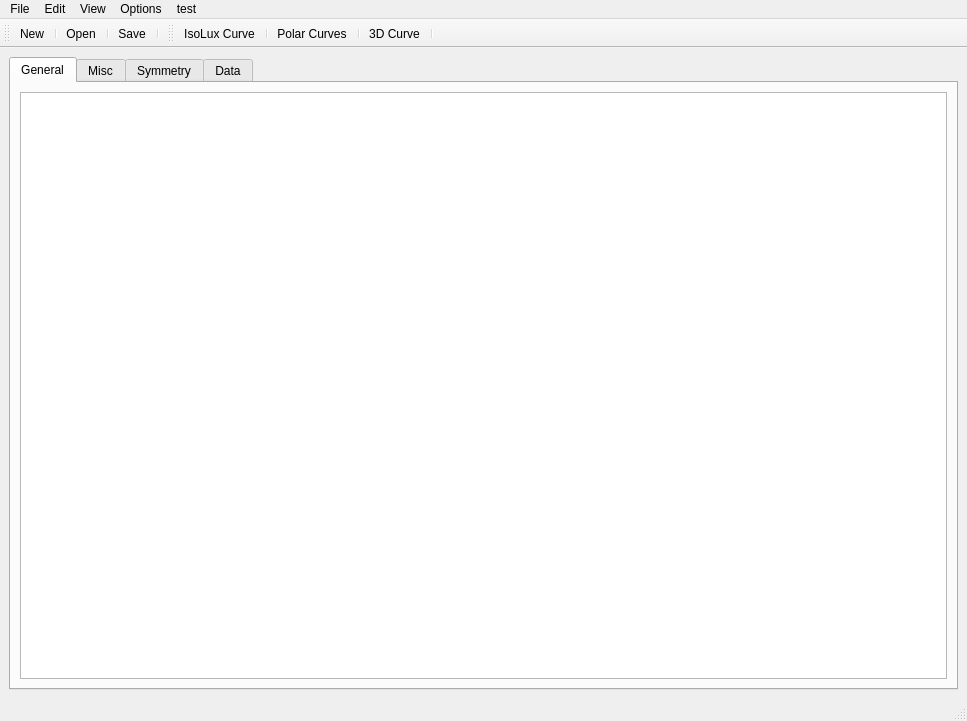
<?xml version="1.0" encoding="UTF-8"?>
<ui version="4.0">
 <class>MainWindow</class>
 <widget class="QMainWindow" name="MainWindow">
  <property name="geometry">
   <rect>
    <x>0</x>
    <y>0</y>
    <width>967</width>
    <height>721</height>
   </rect>
  </property>
  <property name="windowTitle">
   <string>IES</string>
  </property>
  <widget class="QWidget" name="centralwidget">
   <layout class="QVBoxLayout" name="verticalLayout_7">
    <item>
     <widget class="QTabWidget" name="tabWidget">
      <property name="currentIndex">
       <number>0</number>
      </property>
      <widget class="QWidget" name="tabGeneral">
       <attribute name="title">
        <string>General</string>
       </attribute>
       <layout class="QHBoxLayout" name="horizontalLayout">
        <item>
         <widget class="QTextEdit" name="textEdit"/>
        </item>
       </layout>
      </widget>
      <widget class="QWidget" name="tabMisc">
       <attribute name="title">
        <string>Misc</string>
       </attribute>
       <widget class="QGroupBox" name="groupBox">
        <property name="geometry">
         <rect>
          <x>30</x>
          <y>160</y>
          <width>651</width>
          <height>141</height>
         </rect>
        </property>
        <property name="title">
         <string>Info</string>
        </property>
        <layout class="QGridLayout" name="gridLayout">
         <item row="0" column="0">
          <widget class="QLabel" name="label">
           <property name="text">
            <string>Number of</string>
           </property>
          </widget>
         </item>
         <item row="0" column="1">
          <widget class="QLineEdit" name="leNumberOf"/>
         </item>
         <item row="0" column="2">
          <widget class="QLabel" name="label_2">
           <property name="text">
            <string>Input Watts</string>
           </property>
          </widget>
         </item>
         <item row="0" column="3">
          <widget class="QLineEdit" name="leWatts"/>
         </item>
         <item row="1" column="0">
          <widget class="QLabel" name="label_3">
           <property name="text">
            <string>Lumen Per</string>
           </property>
          </widget>
         </item>
         <item row="1" column="1">
          <widget class="QLineEdit" name="leLumenPer"/>
         </item>
         <item row="1" column="2">
          <widget class="QLabel" name="label_4">
           <property name="text">
            <string>Ballast</string>
           </property>
          </widget>
         </item>
         <item row="1" column="3">
          <widget class="QLineEdit" name="leBallast"/>
         </item>
         <item row="2" column="0">
          <widget class="QLabel" name="label_5">
           <property name="text">
            <string>Candela</string>
           </property>
          </widget>
         </item>
         <item row="2" column="1">
          <widget class="QLineEdit" name="leCandela"/>
         </item>
         <item row="2" column="2">
          <widget class="QLabel" name="label_6">
           <property name="text">
            <string>Futur Use/ Ballast lamp photometic</string>
           </property>
          </widget>
         </item>
         <item row="2" column="3">
          <widget class="QLineEdit" name="leFutur"/>
         </item>
        </layout>
       </widget>
       <widget class="QGroupBox" name="groupLuminous">
        <property name="geometry">
         <rect>
          <x>20</x>
          <y>10</y>
          <width>296</width>
          <height>132</height>
         </rect>
        </property>
        <property name="title">
         <string>Luminous dimensions</string>
        </property>
        <layout class="QGridLayout" name="gridLayout_2">
         <item row="0" column="0">
          <widget class="QLabel" name="lblWidth">
           <property name="text">
            <string>Width:</string>
           </property>
          </widget>
         </item>
         <item row="0" column="1">
          <widget class="QLineEdit" name="leWidth"/>
         </item>
         <item row="0" column="2">
          <widget class="QLabel" name="lblWidthUnit">
           <property name="text">
            <string>Feet</string>
           </property>
          </widget>
         </item>
         <item row="1" column="0">
          <widget class="QLabel" name="lblLen">
           <property name="text">
            <string>Length:</string>
           </property>
          </widget>
         </item>
         <item row="1" column="1">
          <widget class="QLineEdit" name="leLen"/>
         </item>
         <item row="1" column="2">
          <widget class="QLabel" name="lblLenUnit">
           <property name="text">
            <string>Feet</string>
           </property>
          </widget>
         </item>
         <item row="2" column="0">
          <widget class="QLabel" name="lblHeight">
           <property name="text">
            <string>Height:</string>
           </property>
          </widget>
         </item>
         <item row="2" column="1">
          <widget class="QLineEdit" name="leHeight"/>
         </item>
         <item row="2" column="2">
          <widget class="QLabel" name="lblHeightUnit">
           <property name="text">
            <string>Feet</string>
           </property>
          </widget>
         </item>
        </layout>
       </widget>
       <widget class="QGroupBox" name="groupPhotometric">
        <property name="geometry">
         <rect>
          <x>20</x>
          <y>310</y>
          <width>901</width>
          <height>251</height>
         </rect>
        </property>
        <property name="title">
         <string>Photometric Type</string>
        </property>
        <layout class="QGridLayout" name="gridLayout_4">
         <item row="0" column="0">
          <widget class="QLabel" name="lblTypeA">
           <property name="text">
            <string/>
           </property>
          </widget>
         </item>
         <item row="0" column="1">
          <widget class="QLabel" name="lblTypeB">
           <property name="text">
            <string/>
           </property>
          </widget>
         </item>
         <item row="0" column="2">
          <widget class="QLabel" name="lblTypeC">
           <property name="text">
            <string/>
           </property>
          </widget>
         </item>
        </layout>
       </widget>
       <widget class="QGroupBox" name="groupUnits">
        <property name="geometry">
         <rect>
          <x>320</x>
          <y>10</y>
          <width>161</width>
          <height>141</height>
         </rect>
        </property>
        <property name="title">
         <string>Units</string>
        </property>
        <layout class="QGridLayout" name="gridLayout_3">
         <item row="0" column="0">
          <widget class="QRadioButton" name="rbFeet">
           <property name="text">
            <string>Feet</string>
           </property>
          </widget>
         </item>
         <item row="1" column="0">
          <widget class="QRadioButton" name="rbMeters">
           <property name="text">
            <string>Meters</string>
           </property>
          </widget>
         </item>
        </layout>
       </widget>
       <widget class="QLabel" name="lblImage">
        <property name="geometry">
         <rect>
          <x>510</x>
          <y>10</y>
          <width>221</width>
          <height>153</height>
         </rect>
        </property>
        <property name="text">
         <string/>
        </property>
       </widget>
      </widget>
      <widget class="QWidget" name="tabSymmetry">
       <attribute name="title">
        <string>Symmetry</string>
       </attribute>
       <widget class="QStackedWidget" name="stackedWidget">
        <property name="geometry">
         <rect>
          <x>10</x>
          <y>20</y>
          <width>931</width>
          <height>561</height>
         </rect>
        </property>
        <property name="currentIndex">
         <number>0</number>
        </property>
        <widget class="QWidget" name="pageC">
         <widget class="QGroupBox" name="groupVertical">
          <property name="geometry">
           <rect>
            <x>470</x>
            <y>50</y>
            <width>251</width>
            <height>411</height>
           </rect>
          </property>
          <property name="title">
           <string>Vertical angles</string>
          </property>
          <layout class="QGridLayout" name="gridLayout_6">
           <item row="0" column="0">
            <widget class="QRadioButton" name="rbV0">
             <property name="text">
              <string>The first angle is 0 deg 
 and the last is 90 deg.</string>
             </property>
            </widget>
           </item>
           <item row="1" column="0">
            <widget class="QRadioButton" name="rbV1">
             <property name="text">
              <string>The first angle is 0 deg 
 and the last is 180 deg.</string>
             </property>
            </widget>
           </item>
           <item row="2" column="0">
            <widget class="QRadioButton" name="rbV2">
             <property name="text">
              <string>The first angle is 90 deg 
 and the last is 180 deg.</string>
             </property>
            </widget>
           </item>
          </layout>
         </widget>
         <widget class="QGroupBox" name="groupHorizontal">
          <property name="geometry">
           <rect>
            <x>50</x>
            <y>40</y>
            <width>311</width>
            <height>441</height>
           </rect>
          </property>
          <property name="title">
           <string>Horizontal symmetry</string>
          </property>
          <layout class="QGridLayout" name="gridLayout_5">
           <item row="0" column="0">
            <widget class="QRadioButton" name="rb0">
             <property name="text">
              <string>Laterally symmetric in all 
photometric planes.</string>
             </property>
            </widget>
           </item>
           <item row="1" column="0">
            <widget class="QRadioButton" name="rb1">
             <property name="text">
              <string>Symetric in each quadrant.</string>
             </property>
            </widget>
           </item>
           <item row="2" column="0">
            <widget class="QRadioButton" name="rb2">
             <property name="text">
              <string>Bilaterally symmetric about the 
0-180 deg photometric plane.</string>
             </property>
            </widget>
           </item>
           <item row="3" column="0">
            <widget class="QRadioButton" name="rb3">
             <property name="text">
              <string>Bilaterally symmetric about the 
90-270 deg photometric plane.</string>
             </property>
            </widget>
           </item>
           <item row="4" column="0">
            <widget class="QRadioButton" name="rb4">
             <property name="text">
              <string>No symmetry.</string>
             </property>
            </widget>
           </item>
          </layout>
         </widget>
        </widget>
        <widget class="QWidget" name="page_AB">
         <widget class="QGroupBox" name="groupHorizontal_AB">
          <property name="geometry">
           <rect>
            <x>70</x>
            <y>40</y>
            <width>311</width>
            <height>441</height>
           </rect>
          </property>
          <property name="title">
           <string>Horizontal symmetry</string>
          </property>
          <layout class="QGridLayout" name="gridLayout_9">
           <item row="1" column="0">
            <widget class="QRadioButton" name="rb1_AB_2">
             <property name="text">
              <string>Not laterally symmetric about 
 a vertical reference plane.</string>
             </property>
            </widget>
           </item>
           <item row="0" column="0">
            <widget class="QRadioButton" name="rb0_AB_2">
             <property name="text">
              <string>Laterally symmetric about a 
 vertical reference plane.</string>
             </property>
            </widget>
           </item>
          </layout>
         </widget>
         <widget class="QGroupBox" name="groupVertical_AB_2">
          <property name="geometry">
           <rect>
            <x>490</x>
            <y>50</y>
            <width>251</width>
            <height>411</height>
           </rect>
          </property>
          <property name="title">
           <string>Vertical angles</string>
          </property>
          <layout class="QGridLayout" name="gridLayout_10">
           <item row="1" column="0">
            <widget class="QRadioButton" name="rbV1_AB">
             <property name="text">
              <string>The first angle is 0 deg 
 and the last is 90 deg.</string>
             </property>
            </widget>
           </item>
           <item row="0" column="0">
            <widget class="QRadioButton" name="rbV0_AB_2">
             <property name="text">
              <string>The first angle is -90 deg 
 and the last is 90 deg.</string>
             </property>
            </widget>
           </item>
          </layout>
         </widget>
        </widget>
       </widget>
      </widget>
      <widget class="QWidget" name="tabData">
       <attribute name="title">
        <string>Data</string>
       </attribute>
       <layout class="QGridLayout" name="gridLayout_11">
        <property name="leftMargin">
         <number>0</number>
        </property>
        <property name="topMargin">
         <number>0</number>
        </property>
        <property name="rightMargin">
         <number>0</number>
        </property>
        <property name="bottomMargin">
         <number>0</number>
        </property>
        <property name="spacing">
         <number>0</number>
        </property>
        <item row="0" column="2">
         <widget class="QPushButton" name="pbHadd">
          <property name="sizePolicy">
           <sizepolicy hsizetype="Fixed" vsizetype="Fixed">
            <horstretch>0</horstretch>
            <verstretch>0</verstretch>
           </sizepolicy>
          </property>
          <property name="text">
           <string/>
          </property>
         </widget>
        </item>
        <item row="2" column="3">
         <widget class="QPushButton" name="pbVplus">
          <property name="sizePolicy">
           <sizepolicy hsizetype="Fixed" vsizetype="Fixed">
            <horstretch>0</horstretch>
            <verstretch>0</verstretch>
           </sizepolicy>
          </property>
          <property name="text">
           <string/>
          </property>
         </widget>
        </item>
        <item row="1" column="0" rowspan="3" colspan="3">
         <widget class="QTableWidget" name="tableWidget"/>
        </item>
        <item row="1" column="3">
         <widget class="QPushButton" name="pbVadd">
          <property name="sizePolicy">
           <sizepolicy hsizetype="Fixed" vsizetype="Fixed">
            <horstretch>0</horstretch>
            <verstretch>0</verstretch>
           </sizepolicy>
          </property>
          <property name="text">
           <string/>
          </property>
         </widget>
        </item>
        <item row="0" column="1">
         <widget class="QPushButton" name="pbHplus">
          <property name="sizePolicy">
           <sizepolicy hsizetype="Fixed" vsizetype="Fixed">
            <horstretch>0</horstretch>
            <verstretch>0</verstretch>
           </sizepolicy>
          </property>
          <property name="text">
           <string/>
          </property>
         </widget>
        </item>
       </layout>
      </widget>
     </widget>
    </item>
   </layout>
  </widget>
  <widget class="QMenuBar" name="menubar">
   <property name="geometry">
    <rect>
     <x>0</x>
     <y>0</y>
     <width>967</width>
     <height>26</height>
    </rect>
   </property>
   <widget class="QMenu" name="menuFile">
    <property name="title">
     <string>File</string>
    </property>
    <addaction name="actionNew"/>
    <addaction name="actionOpen"/>
    <addaction name="actionSave"/>
    <addaction name="actionSave_As"/>
    <addaction name="actionExit"/>
   </widget>
   <widget class="QMenu" name="menuOptions">
    <property name="title">
     <string>Options</string>
    </property>
    <widget class="QMenu" name="menuTheme">
     <property name="title">
      <string>Theme</string>
     </property>
     <addaction name="actionLight"/>
     <addaction name="actionDark"/>
    </widget>
    <addaction name="menuTheme"/>
   </widget>
   <widget class="QMenu" name="menuView">
    <property name="title">
     <string>View</string>
    </property>
    <addaction name="actionIsoLuxCurves"/>
    <addaction name="actionPolarCurves"/>
    <addaction name="action3DCurves"/>
   </widget>
   <widget class="QMenu" name="menuEdit">
    <property name="title">
     <string>Edit</string>
    </property>
    <addaction name="actionAdd_Vertical_Angle"/>
    <addaction name="actionAdd_Horizontal_Angle"/>
    <addaction name="actionDelete_Vertical_Angle"/>
    <addaction name="actionDelete_Horizontal_Angle"/>
   </widget>
   <widget class="QMenu" name="menutest">
    <property name="title">
     <string>test</string>
    </property>
    <addaction name="actionspot"/>
    <addaction name="actiondistort"/>
    <addaction name="actionfov"/>
    <addaction name="actionTrace"/>
    <addaction name="actionMTF"/>
   </widget>
   <addaction name="menuFile"/>
   <addaction name="menuEdit"/>
   <addaction name="menuView"/>
   <addaction name="menuOptions"/>
   <addaction name="menutest"/>
  </widget>
  <widget class="QStatusBar" name="statusBar"/>
  <widget class="QToolBar" name="toolBar">
   <property name="windowTitle">
    <string>toolBar</string>
   </property>
   <attribute name="toolBarArea">
    <enum>TopToolBarArea</enum>
   </attribute>
   <attribute name="toolBarBreak">
    <bool>false</bool>
   </attribute>
   <addaction name="actionNew"/>
   <addaction name="separator"/>
   <addaction name="actionOpen"/>
   <addaction name="separator"/>
   <addaction name="actionSave"/>
   <addaction name="separator"/>
  </widget>
  <widget class="QToolBar" name="viewBar">
   <property name="windowTitle">
    <string>viewBar</string>
   </property>
   <attribute name="toolBarArea">
    <enum>TopToolBarArea</enum>
   </attribute>
   <attribute name="toolBarBreak">
    <bool>false</bool>
   </attribute>
   <addaction name="actionIsoLuxCurves"/>
   <addaction name="separator"/>
   <addaction name="actionPolarCurves"/>
   <addaction name="separator"/>
   <addaction name="action3DCurves"/>
   <addaction name="separator"/>
  </widget>
  <action name="actionNew">
   <property name="checkable">
    <bool>false</bool>
   </property>
   <property name="icon">
    <iconset>
     <normaloff>icons/open.png</normaloff>icons/open.png</iconset>
   </property>
   <property name="text">
    <string>New</string>
   </property>
   <property name="shortcut">
    <string>Ctrl+N</string>
   </property>
  </action>
  <action name="actionIsoLuxCurves">
   <property name="text">
    <string>IsoLux Curve</string>
   </property>
   <property name="toolTip">
    <string>IsoLuxCurves</string>
   </property>
  </action>
  <action name="actionPolarCurves">
   <property name="text">
    <string>Polar Curves</string>
   </property>
   <property name="toolTip">
    <string>PolarCurves</string>
   </property>
  </action>
  <action name="action3DCurves">
   <property name="text">
    <string>3D Curve</string>
   </property>
   <property name="toolTip">
    <string>3DCurves</string>
   </property>
  </action>
  <action name="actionOpen">
   <property name="text">
    <string>Open</string>
   </property>
  </action>
  <action name="actionLight">
   <property name="text">
    <string>Light</string>
   </property>
  </action>
  <action name="actionDark">
   <property name="text">
    <string>Dark</string>
   </property>
  </action>
  <action name="actionSave">
   <property name="text">
    <string>Save</string>
   </property>
   <property name="shortcut">
    <string>Ctrl+S</string>
   </property>
  </action>
  <action name="actionSave_As">
   <property name="text">
    <string>Save As</string>
   </property>
  </action>
  <action name="actionExit">
   <property name="text">
    <string>Exit</string>
   </property>
  </action>
  <action name="actionAdd_Vertical_Angle">
   <property name="text">
    <string>Add Vertical Angle</string>
   </property>
  </action>
  <action name="actionAdd_Horizontal_Angle">
   <property name="text">
    <string>Add Horizontal Angle</string>
   </property>
  </action>
  <action name="actionDelete_Vertical_Angle">
   <property name="text">
    <string>Delete Vertical Angle</string>
   </property>
  </action>
  <action name="actionDelete_Horizontal_Angle">
   <property name="text">
    <string>Delete Horizontal Angle</string>
   </property>
  </action>
  <action name="actionspot">
   <property name="text">
    <string>spot</string>
   </property>
  </action>
  <action name="actiondistort">
   <property name="text">
    <string>distort</string>
   </property>
  </action>
  <action name="actionfov">
   <property name="text">
    <string>fov</string>
   </property>
  </action>
  <action name="actionTrace">
   <property name="text">
    <string>Trace</string>
   </property>
  </action>
  <action name="actionMTF">
   <property name="text">
    <string>MTF</string>
   </property>
  </action>
 </widget>
 <resources/>
 <connections/>
</ui>
